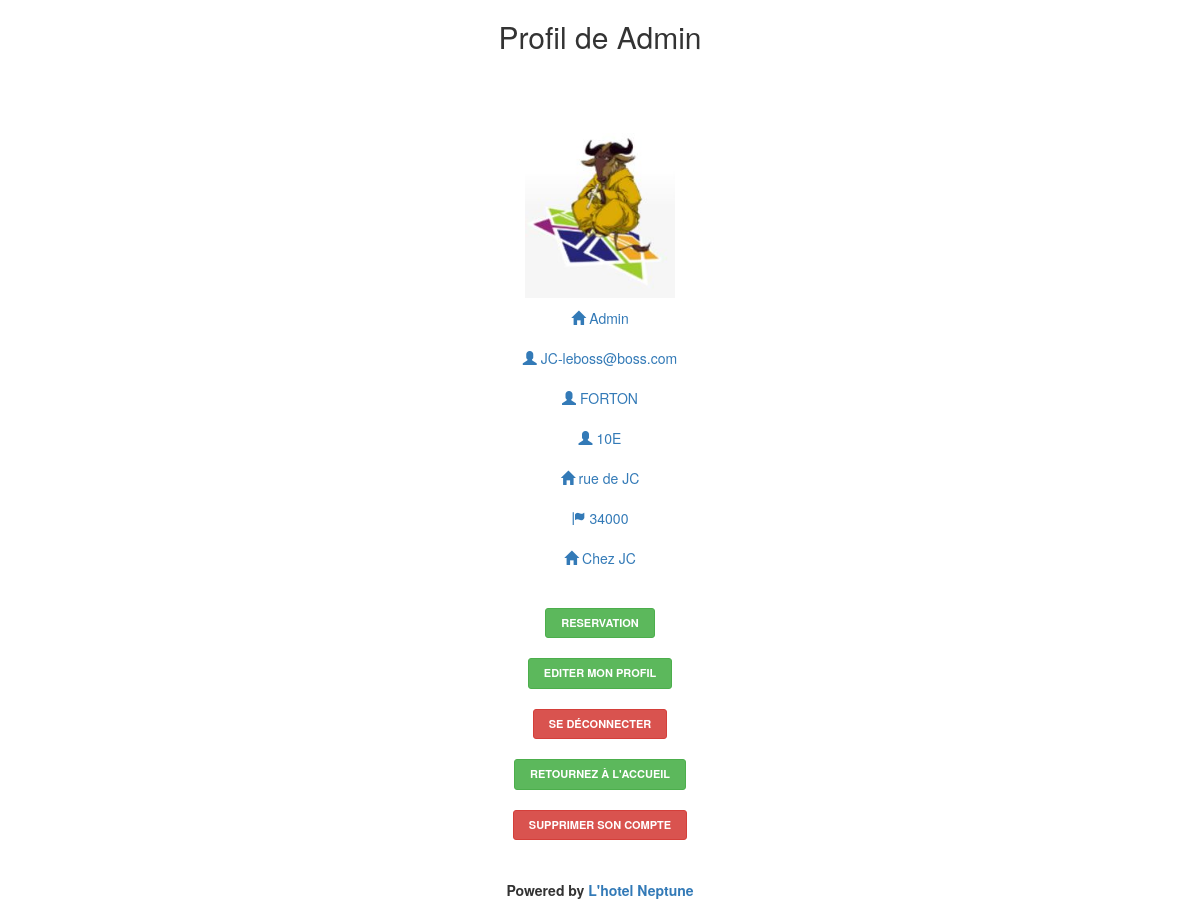
The app's page /php/profil.php (signed in) with its own data.
### tables this page shows
CREATE TABLE IF NOT EXISTS `clients` (
  `id` int(11) NOT NULL AUTO_INCREMENT,
  `civilite` varchar(20) NOT NULL,
  `nom` varchar(100) NOT NULL,
  `prenom` varchar(70) NOT NULL,
  `adresse` varchar(200) DEFAULT NULL,
  `codePostal` varchar(10) DEFAULT NULL,
  `ville` varchar(200) DEFAULT NULL,
  `pseudo` varchar(50) NOT NULL,
  `mail` varchar(50) NOT NULL,
  `mot_de_passe` varchar(50) NOT NULL,
  `pays_id` int(11) DEFAULT NULL,
  `avatar` varchar(255) NOT NULL,
  `admin` tinyint(4) NOT NULL,
  PRIMARY KEY (`id`)
);

### php/profil.php (the view, shortened to what this page needs)
<html>
<link rel="stylesheet" href="../css/profil.css">
<head>
    <link href="//maxcdn.bootstrapcdn.com/bootstrap/3.3.0/css/bootstrap.min.css" rel="stylesheet" id="bootstrap-css">
</head>
</html>
<?php
$bdd = new PDO('mysql:host=127.0.0.1;dbname=hotel', 'root', '');
if(!empty($_SESSION['id_client'])){
    $getid = intval($_SESSION['id_client']);
    $requser = $bdd->prepare('SELECT * FROM clients WHERE id = ?');
    $requser->execute(array($getid));
    $userinfo = $requser->fetch();
    ?>
    <html lang="fr" dir="ltr">
    <head>
    </head>
    <body>
    <div align="center">
        <h2>Profil de <?php echo $userinfo['pseudo']; ?></h2>
        <br /><br />
        <?php
        if(!empty($userinfo['avatar'])){
            ?>
            <img src="membres/avatars/<?php echo $userinfo['avatar']; ?>"
            <?php
        }
        ?>
        <div class="profile-usermenu">
            <ul class="nav">
                <li class="active">
                    <a href="#">
                        <i class="glyphicon glyphicon-home"></i>
                        <?php echo $userinfo['pseudo']; ?> </a>
                </li>
                <li>
                    <a href="#">
                        <i class="glyphicon glyphicon-user"></i>
                        <?php echo $userinfo['mail']; ?> </a>
                </li>
                <li>
                    <a href="#" target="_blank">
                        <i class="glyphicon glyphicon-user"></i>
                        <?php echo $userinfo['nom']; ?> </a>
                </li>
                <li>
                    <a href="#">
                        <i class="glyphicon glyphicon-user"></i>
                        <?php echo $userinfo['prenom']; ?> </a>
                </li>
                <li>
                    <a href="#">
                        <i class="glyphicon glyphicon-home"></i>
                        <?php echo $userinfo['adresse']; ?> </a>
                </li>
                <li>
                    <a href="#">
                        <i class="glyphicon glyphicon-flag"></i>
                        <?php echo $userinfo['codePostal']; ?> </a>
                </li>
                <li>
                    <a href="#">
                        <i class="glyphicon glyphicon-home"></i>
                        <?php echo $userinfo['ville']; ?></a>
                </li>
            </ul>
        </div>
        <?php
        if(isset($_SESSION['id_client']) AND $userinfo['id'] == $_SESSION['id_client']) {
            ?>
            <br />
            <div class="profile-userbuttons">
                <a href="clients_reservations/visualisation_client.php"><button class="btn btn-success btn-sm" >Reservation</button></a>
                <br> <br>
                <a href="editionprofil.php"><button class="btn btn-success btn-sm" >Editer mon profil</button></a>
                <br> <br>
                <a href="deconnexion.php"><button class="btn btn-danger btn-sm">Se déconnecter</button></a>
                <br> <br>
                <a href='../index.php'><button class="btn btn-success btn-sm">Retournez à l'accueil</button></a><br>
                <br>
                <a href='supprimer.php'><button class="btn btn-danger btn-sm">Supprimer son compte</button></a>
            </div>
            <?php
        }
        ?>
    <br>
    <br>
    </body>
    <footer>
        <center>
            <strong>Powered by <a href="" target="_blank">L'hotel Neptune</a></strong>
        </center>
    </footer>
    </html>
    <?php
}else {
    echo 'Vous n\'êtes pas connecté';
    echo '<li class="btn btn-success btn-sm"><a href="../index.php">Retourner à l\'accueil</a></li>';
}
?>

### css/profil.css (style rules this page uses)
body { background: #F1F3FA; }
.profile-userbuttons { text-align: center; margin-top: 10px; }
.profile-userbuttons .btn { text-transform: uppercase; font-size: 11px; font-weight: 600; padding: 6px 15px; margin-right: 5px; }
.profile-userbuttons .btn:last-child { margin-right: 0px; }
.profile-usermenu { margin-top: 30px; }
img { width: 150px; }

### records on screen
clients: pseudo "Admin", avatar (picture), mail "JC-leboss@boss.com", nom "FORTON", prenom "10E", adresse "rue de JC", codePostal "34000", ville "Chez JC"
